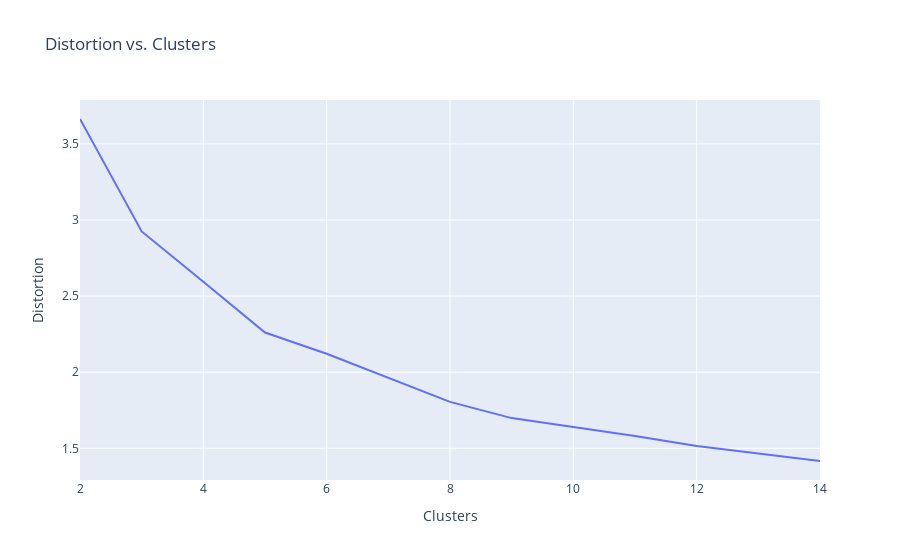

Write notebook code for a chart like this one.
### Code cell
px.line(x=num_clusters, y=distortion, title='Distortion vs. Clusters', labels={'x': 'Clusters', 'y': 'Distortion'})

### Figure 1 — Plotly figure (JSON) as saved in the notebook; plotly's stock layout.template omitted (floating-point values rounded to 4 significant figures)
{"data": [{"hovertemplate": "Clusters=%{x}<br>Distortion=%{y}<extra></extra>", "legendgroup": "", "line": {"color": "#636efa", "dash": "solid"}, "marker": {"symbol": "circle"}, "mode": "lines", "name": "", "orientation": "v", "showlegend": false, "type": "scatter", "x": [2, 3, 4, 5, 6, 7, 8, 9, 10, 11, 12, 13, 14], "xaxis": "x", "y": [3.663, 2.925, 2.595, 2.261, 2.121, 1.964, 1.805, 1.699, 1.641, 1.581, 1.516, 1.465, 1.417], "yaxis": "y"}], "layout": {"legend": {"tracegroupgap": 0}, "title": {"text": "Distortion vs. Clusters"}, "xaxis": {"anchor": "y", "domain": [0, 1], "title": {"text": "Clusters"}}, "yaxis": {"anchor": "x", "domain": [0, 1], "title": {"text": "Distortion"}}}}
